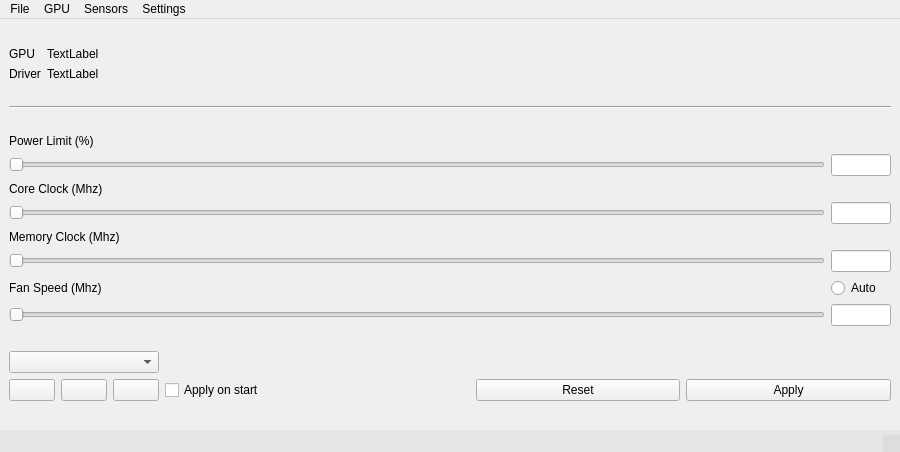
<?xml version="1.0" encoding="UTF-8"?>
<ui version="4.0">
 <class>Panel</class>
 <widget class="QMainWindow" name="Panel">
  <property name="geometry">
   <rect>
    <x>0</x>
    <y>0</y>
    <width>900</width>
    <height>452</height>
   </rect>
  </property>
  <property name="sizePolicy">
   <sizepolicy hsizetype="Fixed" vsizetype="Fixed">
    <horstretch>0</horstretch>
    <verstretch>0</verstretch>
   </sizepolicy>
  </property>
  <property name="minimumSize">
   <size>
    <width>900</width>
    <height>452</height>
   </size>
  </property>
  <property name="windowTitle">
   <string>nvOverdrive</string>
  </property>
  <widget class="QWidget" name="widgetCentral">
   <layout class="QHBoxLayout" name="horizontalLayout_2">
    <item>
     <layout class="QVBoxLayout" name="layoutMain">
      <item>
       <layout class="QGridLayout" name="layoutInfo">
        <item row="0" column="1">
         <widget class="QLabel" name="labelGpuName">
          <property name="text">
           <string>TextLabel</string>
          </property>
         </widget>
        </item>
        <item row="0" column="0">
         <widget class="QLabel" name="label">
          <property name="sizePolicy">
           <sizepolicy hsizetype="Fixed" vsizetype="Fixed">
            <horstretch>0</horstretch>
            <verstretch>0</verstretch>
           </sizepolicy>
          </property>
          <property name="text">
           <string>GPU</string>
          </property>
         </widget>
        </item>
        <item row="1" column="0">
         <widget class="QLabel" name="label_2">
          <property name="sizePolicy">
           <sizepolicy hsizetype="Fixed" vsizetype="Fixed">
            <horstretch>0</horstretch>
            <verstretch>0</verstretch>
           </sizepolicy>
          </property>
          <property name="text">
           <string>Driver</string>
          </property>
         </widget>
        </item>
        <item row="1" column="1">
         <widget class="QLabel" name="labelDriverVer">
          <property name="text">
           <string>TextLabel</string>
          </property>
         </widget>
        </item>
       </layout>
      </item>
      <item>
       <widget class="Line" name="line">
        <property name="orientation">
         <enum>Qt::Horizontal</enum>
        </property>
       </widget>
      </item>
      <item>
       <layout class="QGridLayout" name="layoutControl">
        <item row="2" column="0">
         <widget class="QLabel" name="label_4">
          <property name="sizePolicy">
           <sizepolicy hsizetype="Fixed" vsizetype="Fixed">
            <horstretch>0</horstretch>
            <verstretch>0</verstretch>
           </sizepolicy>
          </property>
          <property name="text">
           <string>Core Clock (Mhz)</string>
          </property>
         </widget>
        </item>
        <item row="5" column="0">
         <widget class="QSlider" name="sliderMemClock">
          <property name="orientation">
           <enum>Qt::Horizontal</enum>
          </property>
         </widget>
        </item>
        <item row="4" column="0">
         <widget class="QLabel" name="label_5">
          <property name="sizePolicy">
           <sizepolicy hsizetype="Fixed" vsizetype="Fixed">
            <horstretch>0</horstretch>
            <verstretch>0</verstretch>
           </sizepolicy>
          </property>
          <property name="text">
           <string>Memory Clock (Mhz)</string>
          </property>
         </widget>
        </item>
        <item row="7" column="0">
         <widget class="QSlider" name="sliderFanSpeed">
          <property name="orientation">
           <enum>Qt::Horizontal</enum>
          </property>
         </widget>
        </item>
        <item row="7" column="1">
         <widget class="QLineEdit" name="editFanSpeed">
          <property name="sizePolicy">
           <sizepolicy hsizetype="Fixed" vsizetype="Fixed">
            <horstretch>0</horstretch>
            <verstretch>0</verstretch>
           </sizepolicy>
          </property>
          <property name="maximumSize">
           <size>
            <width>60</width>
            <height>16777215</height>
           </size>
          </property>
         </widget>
        </item>
        <item row="6" column="1">
         <widget class="QRadioButton" name="radioFanAuto">
          <property name="sizePolicy">
           <sizepolicy hsizetype="Fixed" vsizetype="Fixed">
            <horstretch>0</horstretch>
            <verstretch>0</verstretch>
           </sizepolicy>
          </property>
          <property name="text">
           <string>Auto</string>
          </property>
         </widget>
        </item>
        <item row="0" column="0">
         <widget class="QLabel" name="label_3">
          <property name="sizePolicy">
           <sizepolicy hsizetype="Fixed" vsizetype="Fixed">
            <horstretch>0</horstretch>
            <verstretch>0</verstretch>
           </sizepolicy>
          </property>
          <property name="text">
           <string>Power Limit (%)</string>
          </property>
         </widget>
        </item>
        <item row="6" column="0">
         <widget class="QLabel" name="label_6">
          <property name="sizePolicy">
           <sizepolicy hsizetype="Fixed" vsizetype="Fixed">
            <horstretch>0</horstretch>
            <verstretch>0</verstretch>
           </sizepolicy>
          </property>
          <property name="text">
           <string>Fan Speed (Mhz)</string>
          </property>
         </widget>
        </item>
        <item row="1" column="1">
         <widget class="QLineEdit" name="editPowLimit">
          <property name="sizePolicy">
           <sizepolicy hsizetype="Fixed" vsizetype="Fixed">
            <horstretch>0</horstretch>
            <verstretch>0</verstretch>
           </sizepolicy>
          </property>
          <property name="maximumSize">
           <size>
            <width>60</width>
            <height>16777215</height>
           </size>
          </property>
         </widget>
        </item>
        <item row="5" column="1">
         <widget class="QLineEdit" name="editMemClock">
          <property name="sizePolicy">
           <sizepolicy hsizetype="Fixed" vsizetype="Fixed">
            <horstretch>0</horstretch>
            <verstretch>0</verstretch>
           </sizepolicy>
          </property>
          <property name="maximumSize">
           <size>
            <width>60</width>
            <height>16777215</height>
           </size>
          </property>
         </widget>
        </item>
        <item row="3" column="1">
         <widget class="QLineEdit" name="editCoreClock">
          <property name="sizePolicy">
           <sizepolicy hsizetype="Fixed" vsizetype="Fixed">
            <horstretch>0</horstretch>
            <verstretch>0</verstretch>
           </sizepolicy>
          </property>
          <property name="maximumSize">
           <size>
            <width>60</width>
            <height>16777215</height>
           </size>
          </property>
         </widget>
        </item>
        <item row="3" column="0">
         <widget class="QSlider" name="sliderCoreClock">
          <property name="orientation">
           <enum>Qt::Horizontal</enum>
          </property>
         </widget>
        </item>
        <item row="1" column="0">
         <widget class="QSlider" name="sliderPowLimit">
          <property name="orientation">
           <enum>Qt::Horizontal</enum>
          </property>
         </widget>
        </item>
       </layout>
      </item>
      <item>
       <layout class="QGridLayout" name="layoutProfile">
        <item row="1" column="4">
         <widget class="QPushButton" name="btnSaveProfile">
          <property name="sizePolicy">
           <sizepolicy hsizetype="Preferred" vsizetype="Preferred">
            <horstretch>0</horstretch>
            <verstretch>0</verstretch>
           </sizepolicy>
          </property>
          <property name="text">
           <string/>
          </property>
          <property name="icon">
           <iconset theme="document-save"/>
          </property>
         </widget>
        </item>
        <item row="1" column="3">
         <widget class="QPushButton" name="btnDeleteProfile">
          <property name="sizePolicy">
           <sizepolicy hsizetype="Preferred" vsizetype="Preferred">
            <horstretch>0</horstretch>
            <verstretch>0</verstretch>
           </sizepolicy>
          </property>
          <property name="text">
           <string/>
          </property>
          <property name="icon">
           <iconset theme="user-trash"/>
          </property>
         </widget>
        </item>
        <item row="1" column="8">
         <widget class="QPushButton" name="btnApply">
          <property name="sizePolicy">
           <sizepolicy hsizetype="Expanding" vsizetype="Fixed">
            <horstretch>0</horstretch>
            <verstretch>0</verstretch>
           </sizepolicy>
          </property>
          <property name="minimumSize">
           <size>
            <width>100</width>
            <height>0</height>
           </size>
          </property>
          <property name="text">
           <string>Apply</string>
          </property>
         </widget>
        </item>
        <item row="1" column="5">
         <widget class="QCheckBox" name="chkBoxApplyOnStart">
          <property name="sizePolicy">
           <sizepolicy hsizetype="Minimum" vsizetype="Preferred">
            <horstretch>0</horstretch>
            <verstretch>0</verstretch>
           </sizepolicy>
          </property>
          <property name="text">
           <string>Apply on start</string>
          </property>
         </widget>
        </item>
        <item row="1" column="7">
         <widget class="QPushButton" name="btnReset">
          <property name="sizePolicy">
           <sizepolicy hsizetype="Expanding" vsizetype="Fixed">
            <horstretch>0</horstretch>
            <verstretch>0</verstretch>
           </sizepolicy>
          </property>
          <property name="minimumSize">
           <size>
            <width>100</width>
            <height>0</height>
           </size>
          </property>
          <property name="text">
           <string>Reset</string>
          </property>
         </widget>
        </item>
        <item row="0" column="6" rowspan="2">
         <spacer name="horizontalSpacer">
          <property name="orientation">
           <enum>Qt::Horizontal</enum>
          </property>
          <property name="sizeHint" stdset="0">
           <size>
            <width>40</width>
            <height>20</height>
           </size>
          </property>
         </spacer>
        </item>
        <item row="0" column="2" colspan="3">
         <widget class="QComboBox" name="cmbBoxProfile">
          <property name="sizePolicy">
           <sizepolicy hsizetype="Preferred" vsizetype="Fixed">
            <horstretch>0</horstretch>
            <verstretch>0</verstretch>
           </sizepolicy>
          </property>
          <property name="minimumSize">
           <size>
            <width>150</width>
            <height>0</height>
           </size>
          </property>
         </widget>
        </item>
        <item row="1" column="2">
         <widget class="QPushButton" name="btnAddProfile">
          <property name="sizePolicy">
           <sizepolicy hsizetype="Preferred" vsizetype="Preferred">
            <horstretch>0</horstretch>
            <verstretch>0</verstretch>
           </sizepolicy>
          </property>
          <property name="text">
           <string/>
          </property>
          <property name="icon">
           <iconset theme="list-add"/>
          </property>
         </widget>
        </item>
       </layout>
      </item>
     </layout>
    </item>
   </layout>
  </widget>
  <widget class="QMenuBar" name="menubar">
   <property name="geometry">
    <rect>
     <x>0</x>
     <y>0</y>
     <width>900</width>
     <height>26</height>
    </rect>
   </property>
   <widget class="QMenu" name="menuFile">
    <property name="title">
     <string>File</string>
    </property>
    <addaction name="actionExit"/>
   </widget>
   <widget class="QMenu" name="menuSensors">
    <property name="title">
     <string>Sensors</string>
    </property>
    <addaction name="actionDisplay"/>
   </widget>
   <widget class="QMenu" name="menuGPU">
    <property name="title">
     <string>GPU</string>
    </property>
   </widget>
   <widget class="QMenu" name="menuSettings">
    <property name="title">
     <string>Settings</string>
    </property>
   </widget>
   <addaction name="menuFile"/>
   <addaction name="menuGPU"/>
   <addaction name="menuSensors"/>
   <addaction name="menuSettings"/>
  </widget>
  <widget class="QStatusBar" name="statusbar">
   <property name="styleSheet">
    <string notr="true">background-color: rgba(0, 0, 0, 10);</string>
   </property>
  </widget>
  <action name="actionDisplay">
   <property name="checkable">
    <bool>true</bool>
   </property>
   <property name="text">
    <string>Display</string>
   </property>
  </action>
  <action name="actionExit">
   <property name="text">
    <string>Exit</string>
   </property>
  </action>
 </widget>
 <resources/>
 <connections/>
</ui>
